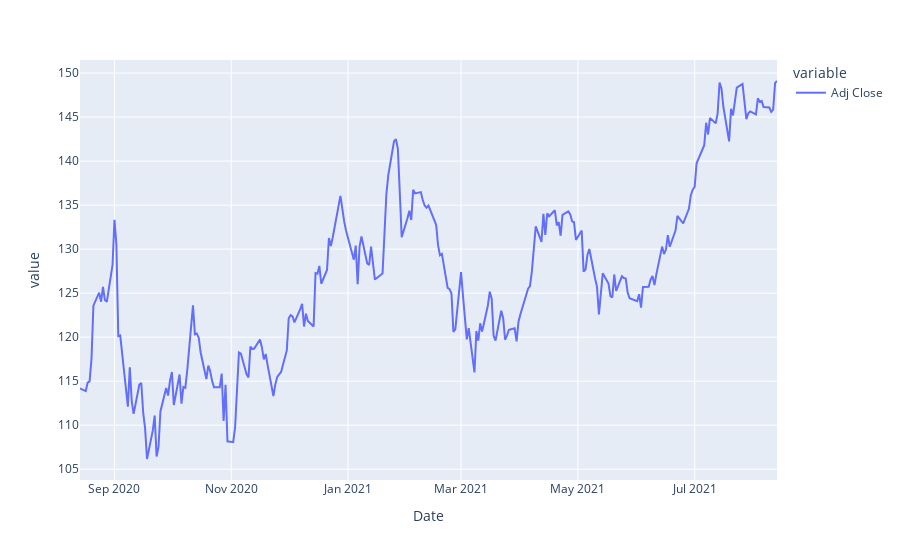

Notebook code for this chart:
### Code cell
#adjusted closing price

#AAPL["Adj Close"].plot(legend=True, figsize=(10,4))
px.line(AAPL["Adj Close"])

### Figure 1 — Plotly figure (JSON) as saved in the notebook; plotly's stock layout.template omitted (floating-point values rounded to 4 significant figures; data arrays with more than 128 entries replaced by an {"elided": "..."} marker saying what was removed)
{"data": [{"hovertemplate": "variable=Adj Close<br>Date=%{x}<br>value=%{y}<extra></extra>", "legendgroup": "Adj Close", "line": {"color": "#636efa", "dash": "solid"}, "mode": "lines", "name": "Adj Close", "orientation": "v", "showlegend": true, "type": "scatter", "x": {"elided": "252 str values"}, "xaxis": "x", "y": {"elided": "252 float values"}, "yaxis": "y"}], "layout": {"legend": {"title": {"text": "variable"}, "tracegroupgap": 0}, "margin": {"t": 60}, "xaxis": {"anchor": "y", "domain": [0, 1], "title": {"text": "Date"}}, "yaxis": {"anchor": "x", "domain": [0, 1], "title": {"text": "value"}}}}
